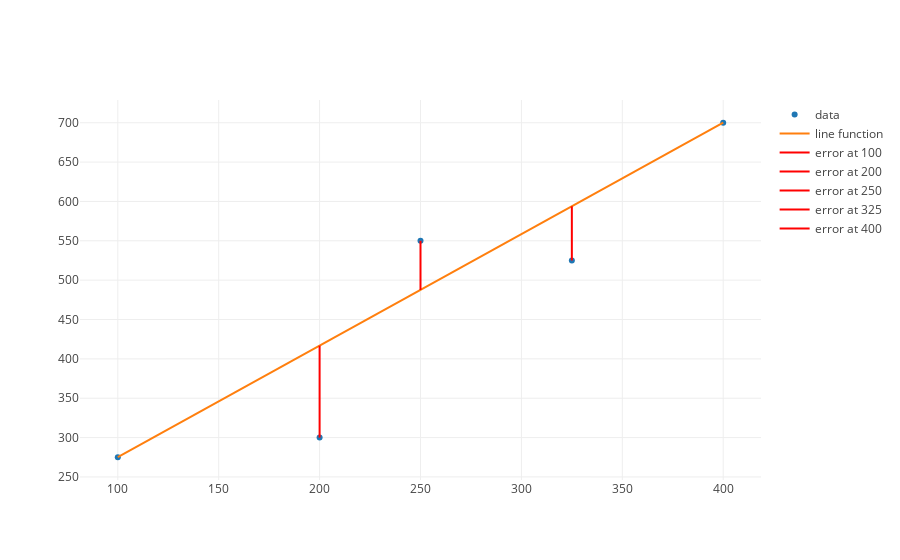

The code cell stored with this chart in its notebook:
### Markdown cell above
Ok, now we add in our functions for displaying the errors for our graph.

### Code cell
from graph import trace, plot, line_function_trace

def y_actual(x, x_values, y_values):
    combined_values = list(zip(x_values, y_values))
    point_at_x = list(filter(lambda point: point[0] == x,combined_values))[0]
    return point_at_x[1]

def error_line_trace(x_values, y_values, m, b, x):
    y_hat = m*x + b
    y = y_actual(x, x_values, y_values)
    name = 'error at ' + str(x)
    error_value = y - y_hat
    return {'x': [x, x], 'y': [y, y_hat], 'mode': 'lines', 'marker': {'color': 'red'}, 'name': name, 'text': [error_value], 'textposition':'middle right'}

def error_line_traces(x_values, y_values, m, b):
    return list(map(lambda x_value: error_line_trace(x_values, y_values, m, b, x_value), x_values))

errors = error_line_traces(budgets, revenues, 1.417, 133.33)
plot([scatter_trace, regression_trace, *errors])

### Figure 1 — Plotly figure (JSON) as saved in the notebook; plotly's stock layout.template omitted (floating-point values rounded to 4 significant figures)
{"data": [{"mode": "markers", "name": "data", "text": [], "type": "scatter", "uid": "7f0b0e58-b7e0-11e8-b091-0242ac11002f", "x": [100, 200, 250, 325, 400], "y": [275, 300, 550, 525, 700]}, {"mode": "lines", "name": "line function", "type": "scatter", "uid": "7f0b157e-b7e0-11e8-b091-0242ac11002f", "x": [100, 200, 250, 325, 400], "y": [275.0, 416.7, 487.6, 593.9, 700.1]}, {"marker": {"color": "red"}, "mode": "lines", "name": "error at 100", "text": ["-0.03000000000002956"], "textposition": "middle right", "type": "scatter", "uid": "7f0b1704-b7e0-11e8-b091-0242ac11002f", "x": [100, 100], "y": [275, 275.0]}, {"marker": {"color": "red"}, "mode": "lines", "name": "error at 200", "text": ["-116.73000000000002"], "textposition": "middle right", "type": "scatter", "uid": "7f0b184e-b7e0-11e8-b091-0242ac11002f", "x": [200, 200], "y": [300, 416.7]}, {"marker": {"color": "red"}, "mode": "lines", "name": "error at 250", "text": ["62.41999999999996"], "textposition": "middle right", "type": "scatter", "uid": "7f0b1984-b7e0-11e8-b091-0242ac11002f", "x": [250, 250], "y": [550, 487.6]}, {"marker": {"color": "red"}, "mode": "lines", "name": "error at 325", "text": ["-68.85500000000002"], "textposition": "middle right", "type": "scatter", "uid": "7f0b1ab0-b7e0-11e8-b091-0242ac11002f", "x": [325, 325], "y": [525, 593.9]}, {"marker": {"color": "red"}, "mode": "lines", "name": "error at 400", "text": ["-0.13000000000010914"], "textposition": "middle right", "type": "scatter", "uid": "7f0b1bd2-b7e0-11e8-b091-0242ac11002f", "x": [400, 400], "y": [700, 700.1]}], "layout": {}}
